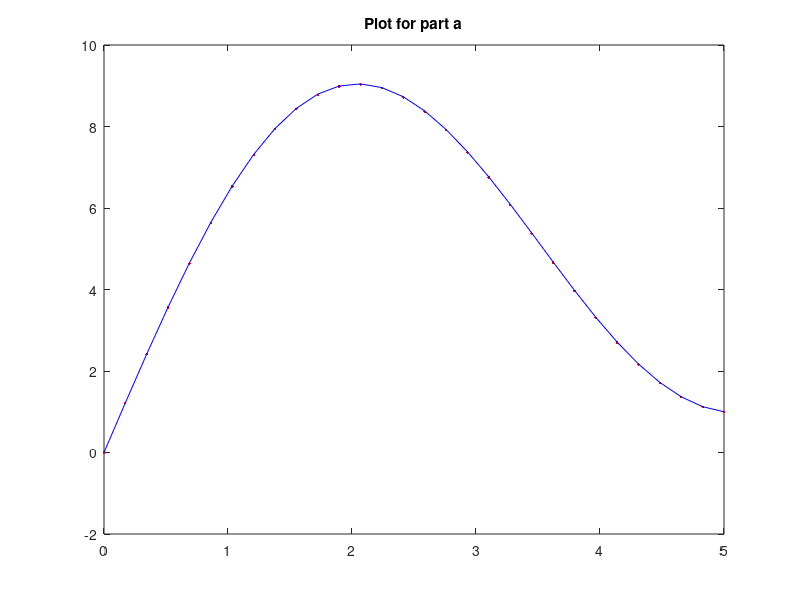
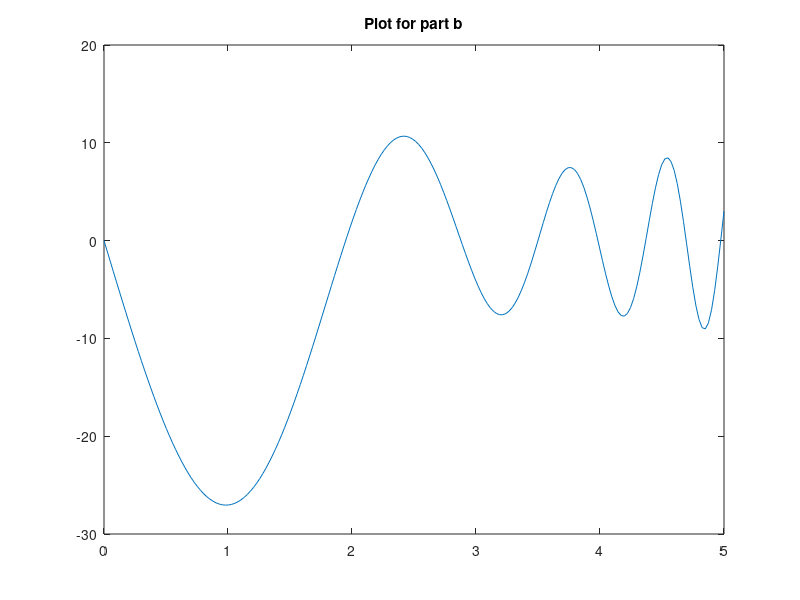

Write the MATLAB code that produced these figures, in order. (Note: this script raises an error after producing the figures.)
%----------------------------------------------------------------------------%
% Opening Commands
%----------------------------------------------------------------------------%
clear; close all; clc;

%----------------------------------------------------------------------------%
% Part a
%
% Solve equation 2.6 using the linear algebra approach
%----------------------------------------------------------------------------%

% Create cell-edge grid with 100 points.
n = 30;
xmin = 0; xmax = 5;
h = (xmax - xmin) / (n - 1);
x = xmin: h: xmax;
x = x';

% Create matrix A
A = zeros(n, n);  % Preallocate memory for A
A(1, 1) = 1;  % Set first row of A
A(n, n) = 1;  % Set last row of A

for jrow = 2: n - 1  % fill in all other rows of A
    % For readability I compute each element on a separate line and combine
    jx = x(jrow, 1);
    el1 = 1 / (h ^ 2) - 1  / (2 * jx * h);  % for y_{j - 1}
    el2 = - 2 / (h ^ 2) + 1 - 1 / (jx ^ 2);  % for y_{j}
    el3 = 1 / (h ^ 2) + 1  / (2 * jx * h);  % for y_{j + 1}
    A(jrow, jrow - 1: jrow + 1) = [el1, el2, el3];
end

% Create vector to represent x in the matrix equation
x_approx = zeros(n, 1);  % Preallocate memory for A
x_approx(1) = 0; % Set first row of x_approx
x_approx(n) = 1; % Set last row of x_approx
x_approx(2: n - 1) = x(2: n - 1);  % Fill in all other rows of x_approx

% Solve the matrix equation
y_approx = A \ x_approx;

% Compute the exact solution
y = - 4 / besselj(1, 5) .* besselj(1, x) + x;

% plot the solution
figure
plot(x, y_approx, 'r.', x, y, 'b');
title('Plot for part a')


%----------------------------------------------------------------------------%
% Part b
%
% Solve equation 2.7 using the linear algebra approach
%----------------------------------------------------------------------------%
% Create cell-edge grid with 100 points.
n2 = 200;
xmin2 = 0; xmax2 = 5;
h2 = (xmax2 - xmin2) / (n2 - 1);
x2 = xmin2: h2: xmax2;
x2 = x2';

% Create matrix A
A2 = zeros(n2, n2);  % Preallocate memory for A2
A2(1, 1) = 1;  % Set first row of A2
A2(n2, n2) = 1;  % Set last row of A2

for jrow = 2: n2 - 1  % fill in all other rows of A2
    % For readability I compute each element on a2 separate line and combine
    jx = x2(jrow, 1);
    el1 = 1 / (h2 ^ 2) - sin(jx) / (2 * h2);  % for y_{j-1}
    el2 = - 2 / (h2 ^ 2) + exp(jx);  % for y_{j}
    el3 = 1 / (h2 ^ 2) + sin(jx) / (2 * h2);  % for y_{j + 1}
    A2(jrow, jrow - 1: jrow + 1) = [el1, el2, el3];
end

% Create vector to represent x2 in the matrix equation
x_approx2 = zeros(n2, 1);  % Preallocate memory for A2
x_approx2(1) = 0; % Set first row of x_approx2
x_approx2(n2) = 3; % Set last row of x_approx2
x_approx2(2: n2 - 1) = x2(2: n2 - 1);  % Fill in all other rows of x_approx2

% Solve the matrix equation
y_approx2 = A2 \ x_approx2;

figure
plot(x2, y_approx2);
title('Plot for part b')

inds = find(x2 > 4.5);
close_to_4half = y_approx2(inds(1:2) - 1);
disp('From Mathematica y(4.5) = 8.72062');
disp('From MatLab the (x,y) data around 4.5 is: ')
printmat([x2(inds(1:2) - 1) y_approx2(inds(1:2) - 1)], 'MatLab data', '  ', 'x y');
